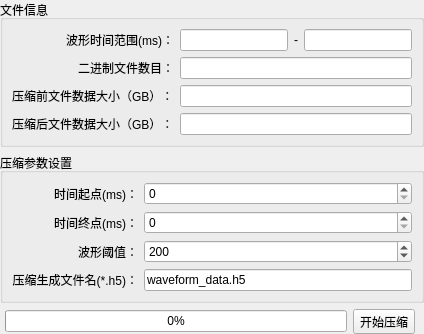
         <widget class="QWidget" name="page_process">
          <layout class="QVBoxLayout" name="verticalLayout_3">
           <property name="leftMargin">
            <number>0</number>
           </property>
           <property name="topMargin">
            <number>0</number>
           </property>
           <property name="rightMargin">
            <number>0</number>
           </property>
           <property name="bottomMargin">
            <number>0</number>
           </property>
           <item>
            <widget class="QGroupBox" name="groupBox_4">
             <property name="title">
              <string>文件信息</string>
             </property>
             <layout class="QGridLayout" name="gridLayout_5">
              <item row="0" column="0">
               <widget class="QLabel" name="label_13">
                <property name="text">
                 <string>波形时间范围(ms)：</string>
                </property>
                <property name="alignment">
                 <set>Qt::AlignRight|Qt::AlignTrailing|Qt::AlignVCenter</set>
                </property>
               </widget>
              </item>
              <item row="0" column="1">
               <widget class="QLineEdit" name="line_waveform_startT_2">
                <property name="readOnly">
                 <bool>true</bool>
                </property>
               </widget>
              </item>
              <item row="0" column="2">
               <widget class="QLabel" name="label_14">
                <property name="sizePolicy">
                 <sizepolicy hsizetype="Fixed" vsizetype="Preferred">
                  <horstretch>0</horstretch>
                  <verstretch>0</verstretch>
                 </sizepolicy>
                </property>
                <property name="text">
                 <string>-</string>
                </property>
                <property name="alignment">
                 <set>Qt::AlignCenter</set>
                </property>
               </widget>
              </item>
              <item row="0" column="3">
               <widget class="QLineEdit" name="line_waveform_endT_2">
                <property name="readOnly">
                 <bool>true</bool>
                </property>
               </widget>
              </item>
              <item row="1" column="0">
               <widget class="QLabel" name="label_12">
                <property name="text">
                 <string>二进制文件数目：</string>
                </property>
                <property name="alignment">
                 <set>Qt::AlignRight|Qt::AlignTrailing|Qt::AlignVCenter</set>
                </property>
               </widget>
              </item>
              <item row="1" column="1" colspan="3">
               <widget class="QLineEdit" name="lineEdit_binCount">
                <property name="readOnly">
                 <bool>true</bool>
                </property>
               </widget>
              </item>
              <item row="2" column="0">
               <widget class="QLabel" name="label_5">
                <property name="text">
                 <string>压缩前文件数据大小（GB）：</string>
                </property>
               </widget>
              </item>
              <item row="2" column="1" colspan="3">
               <widget class="QLineEdit" name="lineEdit_binTotal">
                <property name="readOnly">
                 <bool>true</bool>
                </property>
               </widget>
              </item>
              <item row="3" column="0">
               <widget class="QLabel" name="label_9">
                <property name="text">
                 <string>压缩后文件数据大小（GB）：</string>
                </property>
               </widget>
              </item>
              <item row="3" column="1" colspan="3">
               <widget class="QLineEdit" name="lineEdit_fileSize">
                <property name="readOnly">
                 <bool>true</bool>
                </property>
               </widget>
              </item>
             </layout>
            </widget>
           </item>
           <item>
            <widget class="QGroupBox" name="groupBox_5">
             <property name="title">
              <string>压缩参数设置</string>
             </property>
             <layout class="QGridLayout" name="gridLayout_6">
              <item row="3" column="0">
               <widget class="QLabel" name="label_17">
                <property name="text">
                 <string>压缩生成文件名(*.h5)：</string>
                </property>
                <property name="alignment">
                 <set>Qt::AlignRight|Qt::AlignTrailing|Qt::AlignVCenter</set>
                </property>
               </widget>
              </item>
              <item row="2" column="0">
               <widget class="QLabel" name="label_15">
                <property name="text">
                 <string>波形阈值：</string>
                </property>
                <property name="alignment">
                 <set>Qt::AlignRight|Qt::AlignTrailing|Qt::AlignVCenter</set>
                </property>
               </widget>
              </item>
              <item row="1" column="0">
               <widget class="QLabel" name="label_16">
                <property name="text">
                 <string>时间终点(ms)：</string>
                </property>
                <property name="alignment">
                 <set>Qt::AlignRight|Qt::AlignTrailing|Qt::AlignVCenter</set>
                </property>
               </widget>
              </item>
              <item row="0" column="1">
               <widget class="QSpinBox" name="spinBox_startT_2"/>
              </item>
              <item row="3" column="1">
               <widget class="QLineEdit" name="lineEdit_outputFile">
                <property name="text">
                 <string>waveform_data.h5</string>
                </property>
               </widget>
              </item>
              <item row="1" column="1">
               <widget class="QSpinBox" name="spinBox_endT_2">
                <property name="maximum">
                 <number>20000</number>
                </property>
                <property name="singleStep">
                 <number>66</number>
                </property>
               </widget>
              </item>
              <item row="0" column="0">
               <widget class="QLabel" name="label_10">
                <property name="text">
                 <string>时间起点(ms)：</string>
                </property>
                <property name="alignment">
                 <set>Qt::AlignRight|Qt::AlignTrailing|Qt::AlignVCenter</set>
                </property>
               </widget>
              </item>
              <item row="2" column="1">
               <widget class="QSpinBox" name="spinBox_threshold_2">
                <property name="maximum">
                 <number>65535</number>
                </property>
                <property name="value">
                 <number>200</number>
                </property>
               </widget>
              </item>
             </layout>
            </widget>
           </item>
           <item>
            <widget class="QWidget" name="widget_7" native="true">
             <property name="sizePolicy">
              <sizepolicy hsizetype="Preferred" vsizetype="Fixed">
               <horstretch>0</horstretch>
               <verstretch>0</verstretch>
              </sizepolicy>
             </property>
             <layout class="QHBoxLayout" name="horizontalLayout_8">
              <property name="leftMargin">
               <number>5</number>
              </property>
              <property name="topMargin">
               <number>0</number>
              </property>
              <property name="rightMargin">
               <number>9</number>
              </property>
              <property name="bottomMargin">
               <number>0</number>
              </property>
              <item>
               <widget class="QProgressBar" name="progressBar">
                <property name="maximum">
                 <number>100</number>
                </property>
                <property name="value">
                 <number>0</number>
                </property>
               </widget>
              </item>
              <item>
               <widget class="QToolButton" name="toolButton_process">
                <property name="enabled">
                 <bool>true</bool>
                </property>
                <property name="text">
                 <string>开始压缩</string>
                </property>
                <property name="icon">
                 <iconset resource="lresource.qrc">
                  <normaloff>:/resource/image/compress.png</normaloff>:/resource/image/compress.png</iconset>
                </property>
                <property name="checkable">
                 <bool>false</bool>
                </property>
                <property name="toolButtonStyle">
                 <enum>Qt::ToolButtonTextBesideIcon</enum>
                </property>
               </widget>
              </item>
             </layout>
            </widget>
           </item>
          </layout>
         </widget>
